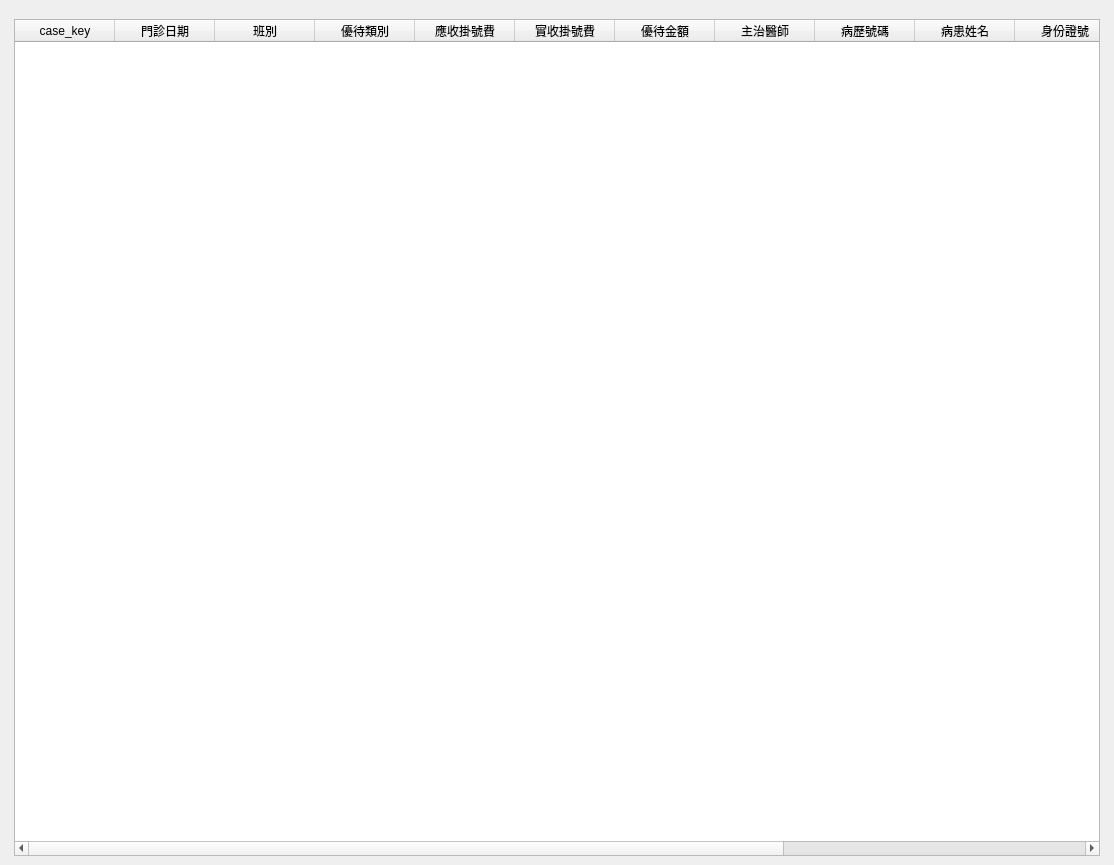
<?xml version="1.0" encoding="UTF-8"?>
<ui version="4.0">
 <class>WindowStatisticsInsDiscountRegistFee</class>
 <widget class="QMainWindow" name="WindowStatisticsInsDiscountRegistFee">
  <property name="geometry">
   <rect>
    <x>0</x>
    <y>0</y>
    <width>1114</width>
    <height>865</height>
   </rect>
  </property>
  <property name="windowTitle">
   <string>掛號費優待統計</string>
  </property>
  <widget class="QWidget" name="centralwidget">
   <layout class="QHBoxLayout" name="horizontalLayout">
    <item>
     <layout class="QVBoxLayout" name="verticalLayout">
      <property name="leftMargin">
       <number>5</number>
      </property>
      <property name="topMargin">
       <number>10</number>
      </property>
      <property name="rightMargin">
       <number>5</number>
      </property>
      <item>
       <layout class="QVBoxLayout" name="verticalLayout_5">
        <item>
         <layout class="QHBoxLayout" name="horizontalLayout_2">
          <item>
           <widget class="QTableWidget" name="tableWidget_medical_record">
            <property name="editTriggers">
             <set>QAbstractItemView::NoEditTriggers</set>
            </property>
            <property name="alternatingRowColors">
             <bool>true</bool>
            </property>
            <property name="selectionMode">
             <enum>QAbstractItemView::SingleSelection</enum>
            </property>
            <property name="selectionBehavior">
             <enum>QAbstractItemView::SelectRows</enum>
            </property>
            <column>
             <property name="text">
              <string>case_key</string>
             </property>
            </column>
            <column>
             <property name="text">
              <string>門診日期</string>
             </property>
            </column>
            <column>
             <property name="text">
              <string>班別</string>
             </property>
            </column>
            <column>
             <property name="text">
              <string>優待類別</string>
             </property>
            </column>
            <column>
             <property name="text">
              <string>應收掛號費</string>
             </property>
            </column>
            <column>
             <property name="text">
              <string>實收掛號費</string>
             </property>
            </column>
            <column>
             <property name="text">
              <string>優待金額</string>
             </property>
            </column>
            <column>
             <property name="text">
              <string>主治醫師</string>
             </property>
            </column>
            <column>
             <property name="text">
              <string>病歷號碼</string>
             </property>
            </column>
            <column>
             <property name="text">
              <string>病患姓名</string>
             </property>
            </column>
            <column>
             <property name="text">
              <string>身份證號</string>
             </property>
            </column>
            <column>
             <property name="text">
              <string>聯絡電話</string>
             </property>
            </column>
            <column>
             <property name="text">
              <string>行動電話</string>
             </property>
            </column>
            <column>
             <property name="text">
              <string>聯絡地址</string>
             </property>
            </column>
           </widget>
          </item>
          <item>
           <layout class="QVBoxLayout" name="verticalLayout_chart"/>
          </item>
         </layout>
        </item>
       </layout>
      </item>
     </layout>
    </item>
   </layout>
  </widget>
  <widget class="QMenuBar" name="menubar">
   <property name="geometry">
    <rect>
     <x>0</x>
     <y>0</y>
     <width>1114</width>
     <height>27</height>
    </rect>
   </property>
  </widget>
  <action name="action_export_excel">
   <property name="icon">
    <iconset>
     <normaloff>../icons/document-export.svg</normaloff>../icons/document-export.svg</iconset>
   </property>
   <property name="text">
    <string>匯出Excel</string>
   </property>
  </action>
 </widget>
 <resources/>
 <connections/>
</ui>
